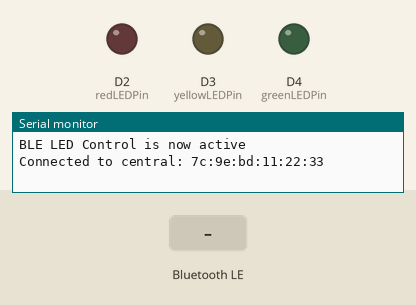
This sketch was run on a simulated Arduino Nano 33 IoT. Parts: output pins drawn as LEDs (lit = HIGH), the last lines printed to the serial monitor. Inputs (shaded band) come from the test bench. Nothing arrives over Bluetooth unless stated; a phone connects over Bluetooth LE 3 s after start.

Above: at 3.8 s.
3.9 s: Bluetooth LE write "1" received
At 5.0 s:
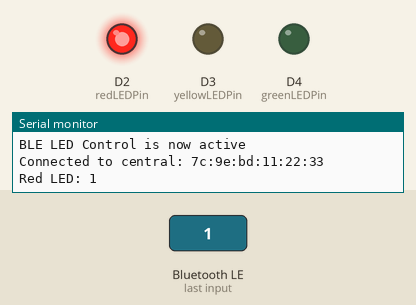
5.4 s: Bluetooth LE write "1" received
At 6.1 s:
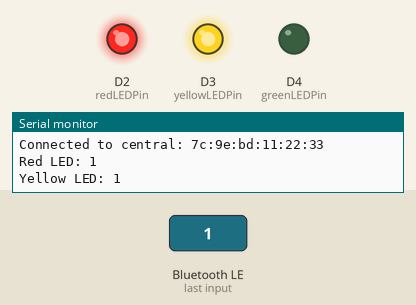
6.9 s: Bluetooth LE write "1" received
At 7.3 s:
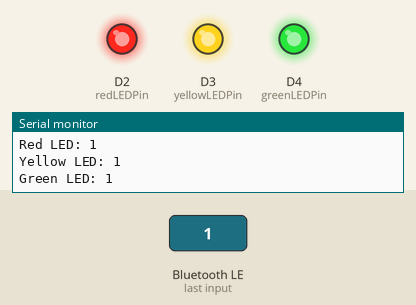
8.4 s: Bluetooth LE write "0" received
At 9.6 s:
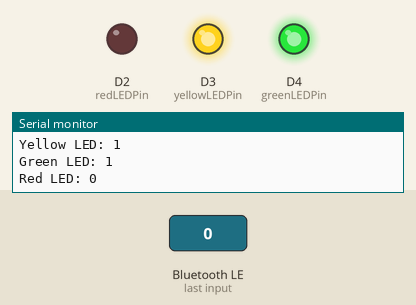
9.9 s: Bluetooth LE write "0" received
At 10.8 s:
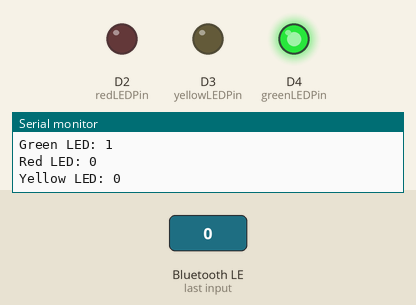
11.4 s: Bluetooth LE write "2" received
At 11.9 s:
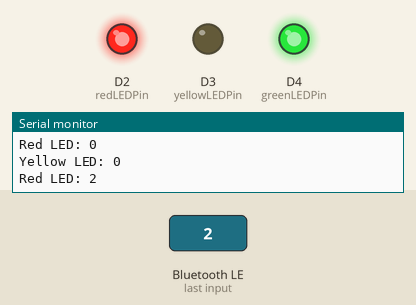
Timing chart, 0 to 13.9 s (numbered marks = the images above; inputs shaded):
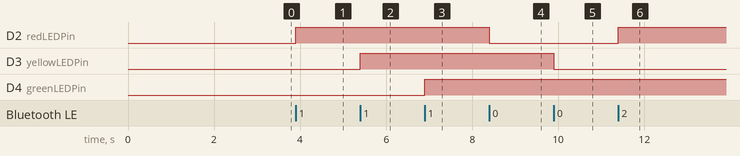

The sketch:

BLE.ino
```cpp
#include <ArduinoBLE.h>

// LED pin definitions
const int redLEDPin = 2;
const int yellowLEDPin = 3;
const int greenLEDPin = 4;

// BLE service and characteristic
BLEService ledService("19B10000-E8F2-537E-4F6C-D104768A1214");
BLEByteCharacteristic redLEDCharacteristic("19B10001-E8F2-537E-4F6C-D104768A1214", BLERead | BLEWrite);
BLEByteCharacteristic yellowLEDCharacteristic("19B10002-E8F2-537E-4F6C-D104768A1214", BLERead | BLEWrite);
BLEByteCharacteristic greenLEDCharacteristic("19B10003-E8F2-537E-4F6C-D104768A1214", BLERead | BLEWrite);

void setup() {
  // Initialize serial communication
  Serial.begin(9600);
  while (!Serial);

  // Initialize LED pins
  pinMode(redLEDPin, OUTPUT);
  pinMode(yellowLEDPin, OUTPUT);
  pinMode(greenLEDPin, OUTPUT);

  // Begin BLE initialization
  if (!BLE.begin()) {
    Serial.println("starting BLE failed!");
    while (1);
  }

  // Set up BLE service
  BLE.setLocalName("LED Control");
  BLE.setAdvertisedService(ledService);

  // Add characteristics to service
  ledService.addCharacteristic(redLEDCharacteristic);
  ledService.addCharacteristic(yellowLEDCharacteristic);
  ledService.addCharacteristic(greenLEDCharacteristic);

  // Add service
  BLE.addService(ledService);

  // Set initial values for characteristics
  redLEDCharacteristic.writeValue(0);
  yellowLEDCharacteristic.writeValue(0);
  greenLEDCharacteristic.writeValue(0);

  // Start advertising
  BLE.advertise();

  Serial.println("BLE LED Control is now active");
}

void loop() {
  // Listen for BLE devices
  BLEDevice central = BLE.central();

  // If a central is connected to the peripheral
  if (central) {
    Serial.print("Connected to central: ");
    Serial.println(central.address());

    // While the central is connected
    while (central.connected()) {
      // Check if the characteristics were written to
      if (redLEDCharacteristic.written()) {
        int redValue = redLEDCharacteristic.value();
        digitalWrite(redLEDPin, redValue);
        Serial.print("Red LED: ");
        Serial.println(redValue);
      }
      if (yellowLEDCharacteristic.written()) {
        int yellowValue = yellowLEDCharacteristic.value();
        digitalWrite(yellowLEDPin, yellowValue);
        Serial.print("Yellow LED: ");
        Serial.println(yellowValue);
      }
      if (greenLEDCharacteristic.written()) {
        int greenValue = greenLEDCharacteristic.value();
        digitalWrite(greenLEDPin, greenValue);
        Serial.print("Green LED: ");
        Serial.println(greenValue);
      }
    }

    // When the central disconnects
    Serial.print("Disconnected from central: ");
    Serial.println(central.address());
  }
}
```

Measured:
- after the input at 3.9 s, D2 (redLEDPin): LOW → HIGH at once
- after the input at 5.4 s, D3 (yellowLEDPin): LOW → HIGH at once
- after the input at 6.9 s, D4 (greenLEDPin): LOW → HIGH at once
- after the input at 8.4 s, D2 (redLEDPin): HIGH → LOW at once
- after the input at 9.9 s, D3 (yellowLEDPin): HIGH → LOW at once
- after the input at 11.4 s, D2 (redLEDPin): LOW → HIGH at once
